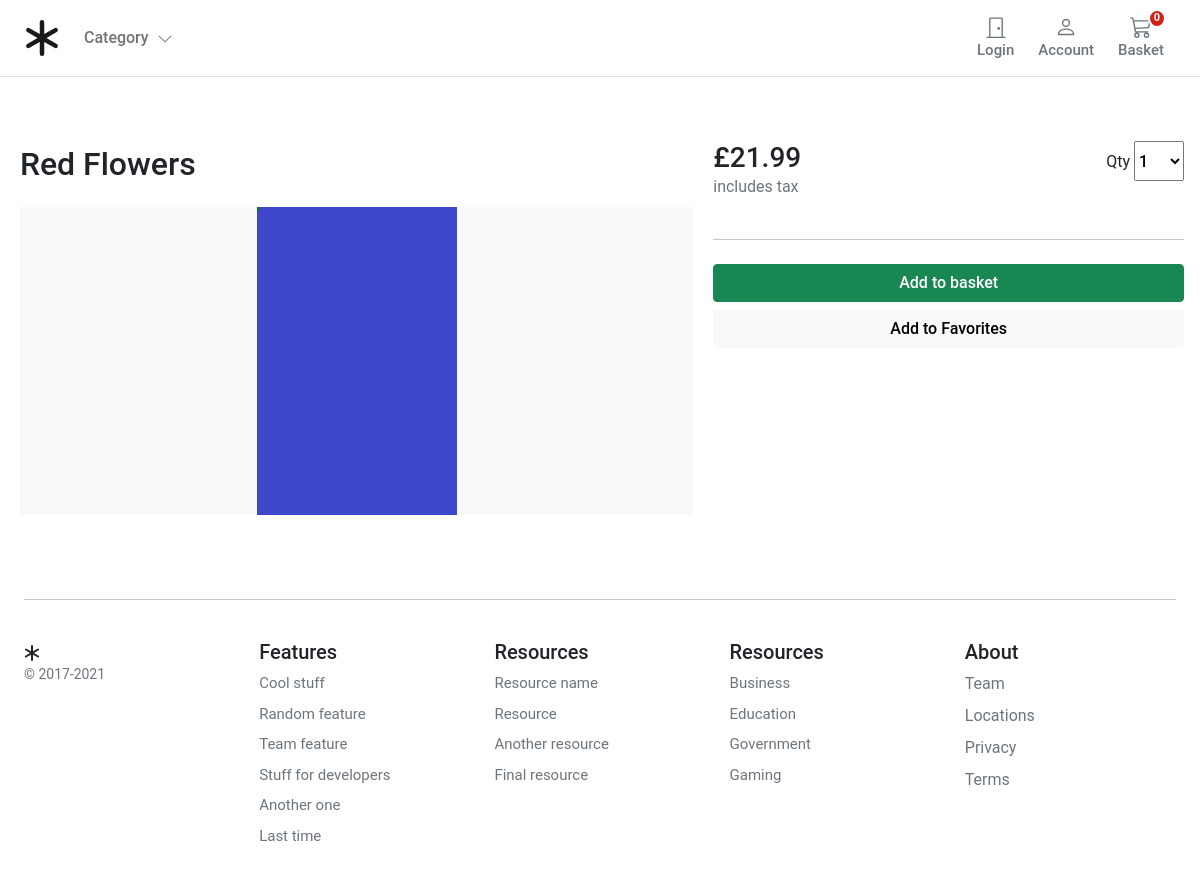
Screenshot of /red-flowers with the database file from the repository.
### store/models.py (models this page shows, shortened)
class Product(models.Model):
    category = models.ForeignKey(Category, related_name='product', on_delete=models.CASCADE)
    created_by = models.ForeignKey(settings.AUTH_USER_MODEL, on_delete=models.CASCADE, related_name='product_creator')
    title = models.CharField(max_length=255)
    author = models.CharField(max_length=255, default='admin')
    description = models.TextField(blank=True)
    image = models.ImageField(upload_to='images/', default='images/default.png')
    slug = models.SlugField(max_length=255)
    price = models.DecimalField(max_digits=4, decimal_places=2)
    in_stock = models.BooleanField(default=True)
    is_active = models.BooleanField(default=True)
    created = models.DateTimeField(auto_now_add=True)
    updated = models.DateTimeField(auto_now=True)
    objects = models.Manager()
    products = ProductManager()
    class Meta:
        verbose_name_plural = 'Products'
        ordering = ('-created',)

### store/views.py (the view)
# urls.py: path('<slug:slug>', views.product_detail, name='product_detail'),
def product_detail(request, slug):
    product = get_object_or_404(Product, slug=slug, in_stock=True)
    return render(request, 'store/single.html', {'product': product})

### basket/basket.py (called while the page is built)
    def __len__(self):
        return sum(item['qty'] for item in self.basket.values())

### basket/context_processors.py (called while the page is built)
def basket(request):
    return{'basket': Basket(request)}

### store/context_processors.py (called while the page is built)
def categories(request):
    return {
        'categories': Category.objects.all()
    }

### store/models.py (called while the page is built)
    def get_absolute_url(self):
        return reverse('store:category_list', args=[self.slug])

### templates/store/single.html (shortened to what this page needs)
{% extends "../base.html" %}
{% load static %}
{% block stylesheet %}{% static 'store/css/store.css' %}{% endblock %}
{% block content %}
<div class="container">
  <div class="row g-3">
    <div class="col-md-5 ps-3 col-lg-5 order-md-last p-0 order-1">
      <div class="d-grid gap-2">
        <div class="d-flex d-flex-inline justify-content-between">
          <div><span class="h3">£{{ product.price }}</span>
            <p class="text-muted">includes tax</p>
          </div>
          <div>
            <label for="select">Qty</label>
            <select id="select" class="h6 store-select-dropdown">
              <option value="1">1</option>
            </select>
          </div>
        </div>
        <hr>
        <button type="button" id="add-button" value="{{product.id}}" class="btn btn-success fw500">Add to
          basket</button>
        <button type="button" id="add-button" value="{{product.id}}" class="btn btn-light fw500">Add to
          Favorites</button>
      </div>
    </div>
    <div class="col-md-7 col-lg-7 p-0">
      <div class="card mb-3 border-0">
        <div class="row g-0">
          <div class="col-md-12">
            <div class="card-body p-1">
              <h1 class="mb-0 h2 pe-4 pb-4">{{ product.title }}</h1>
              <div class="bg-light"><img class="img-fluid mx-auto d-block" width="200px" alt="Responsive image"
                  src="{{ product.image.url }}"> </div>
            </div>
          </div>
        </div>
      </div>
    </div>
  </div>
</div>
{% endblock %}

### static/core/css/base.css (style rules this page uses)
@media (min-width: 1000px) { .container { max-width: 1000px; } }
@media (max-width: 1200px) { .container { max-width: 100%; padding:0 24px; } }
html, body, p, div { letter-spacing: -0.02px; font-family: 'Roboto', sans-serif; }
.fw500 { font-weight: 500; }

### static/store/css/store.css (style rules this page uses)
.store-select-dropdown { width:50px; height:40px; }

### rows the page displays
Product: price "21.99", title "Red Flowers", image (placeholder picture)
